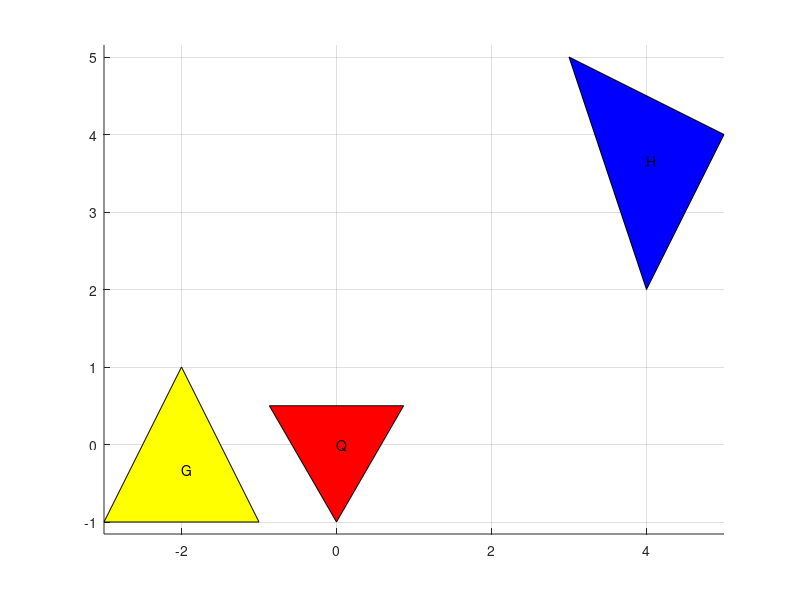

The MATLAB script that drew this image: (Note: this script raises an error after producing the figure.)
%% 线性规划实现Q+ distance
clear;
clc;
figure(2);
G = [-2,1;
    -3,-1;
    -1,-1];
H = [3,5;
    5,4;
    4,2];
patch(G(:,1),G(:,2),'y')
meanG = mean(G);
text(meanG(1),meanG(2),'G');
hold on 
grid on 
axis equal
patch(H(:,1),H(:,2),'b')
meanH = mean(H);
text(meanH(1),meanH(2),'H');
Q = [0,-1;
    sqrt(3)/2,1/2;
    -sqrt(3)/2,1/2];
meanQ = mean(Q);
patch(Q(:,1),Q(:,2),'r');
text(meanQ(1),meanQ(2),'Q');
P = ones(9,2);
for i = 1:3
    for j = 1:3
        P((i-1)*3+j,:) = G(i,:)-H(j,:);
    end
end
P = createSimplyPoly(P);
meanP = mean(P);
patch(P(:,1),P(:,2),'w');
text(meanP(1),meanP(2),'G-H');
row1 = [G(1,:)',G(2,:)',G(3,:)',-H(1,:)',-H(2,:)',-H(3,:)',-Q(1,:)',-Q(2,:)',-Q(3,:)'];
row2 = [ones(1,3),zeros(1,length(row1)-3)];
row3 = [zeros(1,3),ones(1,3),zeros(1,length(row1)-6)];
Aeq = [row1;
    row2;
    row3];
beq = [zeros(2,1);1;1];
f = [zeros(1,6),ones(1,3)];
lb = zeros(size(f));
[x,fval] = linprog(f,[],[],Aeq,beq,lb,[]);
fval
newQ = fval*Q;
newQ = [newQ;newQ(1,:)]


for i = 1:3
plot([newQ(i,1),newQ(i+1,1)],[newQ(i,2),newQ(i+1,2)],'r-');
end
meanQ = mean(newQ);
text(meanQ(1),meanQ(2),'newQ');


function p=createSimplyPoly(p)
    cen=mean(p);
    ang=atan2(p(:,1)-cen(1),p(:,2)-cen(2)); %每个点到坐标中心极角

    p=[p,ang];
    p=sortrows(p,3);    %按极角排序

    p=p(:,1:2);
end